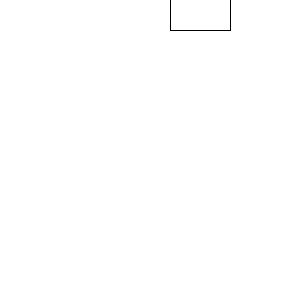
Frame 1 (no input)
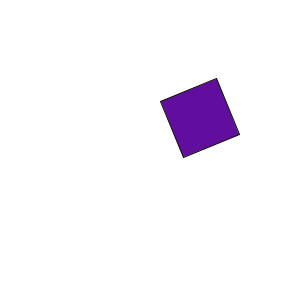
Frame 60 (the mouse pressed at the canvas centre just before this capture)
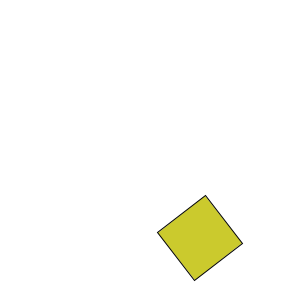
Frame 120 (the mouse held since frame 60 and released just before this capture)

The Processing sketch that drew these frames (run headless with seeded random() and noise(); from frame 60 on, the mouse is pressed at the canvas centre):

// Processing sketch: processing_53087
// ── processing_53087.pde

float angulo=0.0;
int vertical;
void setup(){
 size(300,300);
background(255);
  smooth();
  vertical=0;
  }
void draw(){
 background(255);
translate(200,vertical);
  rotate(angulo);
  rect(-30,-30,60,60);
  fill (random(250),random(250),random(250));
  angulo=angulo+0.1;
  vertical=vertical+2;
   if (vertical>258){
   vertical=258;
   angulo=1;
  }
  }
